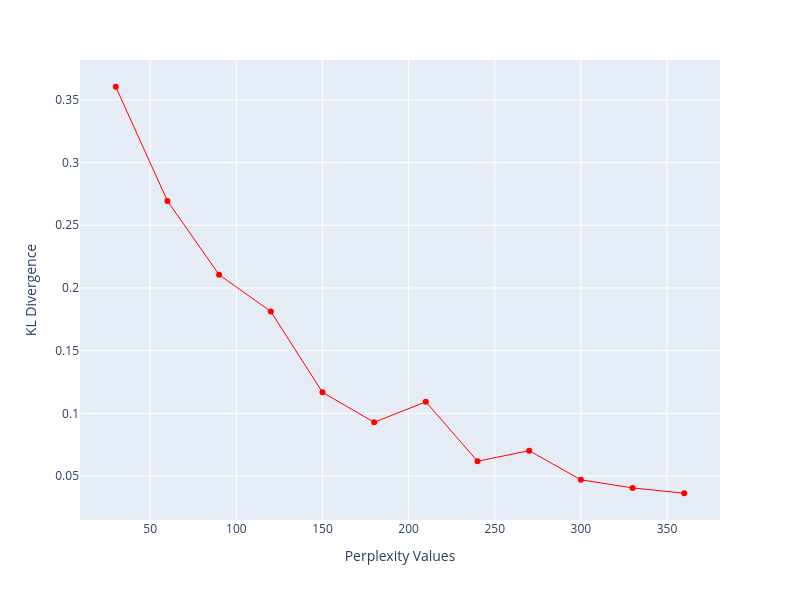

The notebook cell saved with this chart:
### Markdown cell above
### t-SNE

### Code cell
# Divergence analysis on StressID
perplexity = np.arange(30, 390, 30)
divergence = []
si_Ncomp = 2

for i in perplexity:
    model = TSNE(n_components=si_Ncomp, init="pca", perplexity=i)
    reduced = model.fit_transform(si_X)
    divergence.append(model.kl_divergence_)

fig = px.line(x=perplexity, y=divergence, markers=True, width=800, height=600)
fig.update_layout(xaxis_title="Perplexity Values", yaxis_title="KL Divergence")
fig.update_traces(line_color="red", line_width=1)
fig.show()

### Figure 1 — Plotly figure (JSON) as saved in the notebook; plotly's stock layout.template omitted (floating-point values rounded to 4 significant figures)
{"data": [{"hovertemplate": "x=%{x}<br>y=%{y}<extra></extra>", "legendgroup": "", "line": {"color": "red", "dash": "solid", "width": 1}, "marker": {"symbol": "circle"}, "mode": "lines+markers", "name": "", "orientation": "v", "showlegend": false, "type": "scatter", "x": [30, 60, 90, 120, 150, 180, 210, 240, 270, 300, 330, 360], "xaxis": "x", "y": [0.3604, 0.2694, 0.2105, 0.1812, 0.1168, 0.0929, 0.1092, 0.06185, 0.07027, 0.04706, 0.04058, 0.03631], "yaxis": "y"}], "layout": {"height": 600, "legend": {"tracegroupgap": 0}, "margin": {"t": 60}, "width": 800, "xaxis": {"anchor": "y", "domain": [0, 1], "title": {"text": "Perplexity Values"}}, "yaxis": {"anchor": "x", "domain": [0, 1], "title": {"text": "KL Divergence"}}}}
